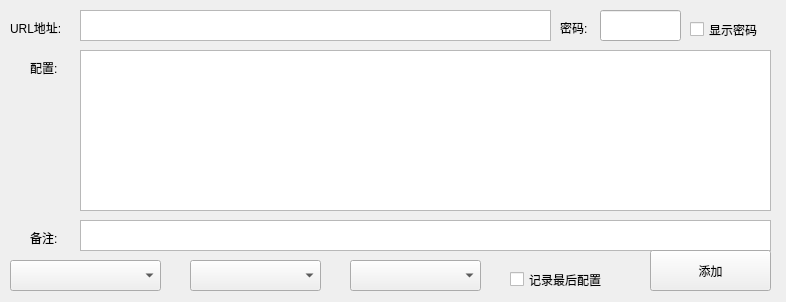
<?xml version="1.0" encoding="UTF-8"?>
<ui version="4.0">
 <class>Form</class>
 <widget class="QWidget" name="Form">
  <property name="geometry">
   <rect>
    <x>0</x>
    <y>0</y>
    <width>786</width>
    <height>302</height>
   </rect>
  </property>
  <property name="windowTitle">
   <string>Form</string>
  </property>
  <widget class="QLabel" name="label">
   <property name="geometry">
    <rect>
     <x>10</x>
     <y>20</y>
     <width>71</width>
     <height>16</height>
    </rect>
   </property>
   <property name="text">
    <string>URL地址:</string>
   </property>
  </widget>
  <widget class="QTextEdit" name="siteurl">
   <property name="geometry">
    <rect>
     <x>80</x>
     <y>10</y>
     <width>471</width>
     <height>31</height>
    </rect>
   </property>
  </widget>
  <widget class="QLabel" name="label_2">
   <property name="geometry">
    <rect>
     <x>560</x>
     <y>20</y>
     <width>41</width>
     <height>16</height>
    </rect>
   </property>
   <property name="text">
    <string>密码:</string>
   </property>
  </widget>
  <widget class="QLabel" name="label_3">
   <property name="geometry">
    <rect>
     <x>30</x>
     <y>60</y>
     <width>41</width>
     <height>16</height>
    </rect>
   </property>
   <property name="text">
    <string>配置:</string>
   </property>
  </widget>
  <widget class="QTextEdit" name="config">
   <property name="geometry">
    <rect>
     <x>80</x>
     <y>50</y>
     <width>691</width>
     <height>161</height>
    </rect>
   </property>
  </widget>
  <widget class="QLabel" name="label_4">
   <property name="geometry">
    <rect>
     <x>30</x>
     <y>230</y>
     <width>41</width>
     <height>16</height>
    </rect>
   </property>
   <property name="text">
    <string>备注:</string>
   </property>
  </widget>
  <widget class="QTextEdit" name="remarks">
   <property name="geometry">
    <rect>
     <x>80</x>
     <y>220</y>
     <width>691</width>
     <height>31</height>
    </rect>
   </property>
  </widget>
  <widget class="QComboBox" name="type_id">
   <property name="geometry">
    <rect>
     <x>10</x>
     <y>260</y>
     <width>151</width>
     <height>31</height>
    </rect>
   </property>
  </widget>
  <widget class="QComboBox" name="script">
   <property name="geometry">
    <rect>
     <x>190</x>
     <y>260</y>
     <width>131</width>
     <height>31</height>
    </rect>
   </property>
  </widget>
  <widget class="QComboBox" name="coding">
   <property name="geometry">
    <rect>
     <x>350</x>
     <y>260</y>
     <width>131</width>
     <height>31</height>
    </rect>
   </property>
  </widget>
  <widget class="QPushButton" name="pushButton">
   <property name="geometry">
    <rect>
     <x>650</x>
     <y>250</y>
     <width>121</width>
     <height>41</height>
    </rect>
   </property>
   <property name="text">
    <string>添加</string>
   </property>
  </widget>
  <widget class="QCheckBox" name="checkBox">
   <property name="geometry">
    <rect>
     <x>510</x>
     <y>270</y>
     <width>121</width>
     <height>19</height>
    </rect>
   </property>
   <property name="text">
    <string>记录最后配置</string>
   </property>
  </widget>
  <widget class="QLineEdit" name="sitepass">
   <property name="geometry">
    <rect>
     <x>600</x>
     <y>10</y>
     <width>81</width>
     <height>31</height>
    </rect>
   </property>
   <property name="echoMode">
    <enum>QLineEdit::Password</enum>
   </property>
  </widget>
  <widget class="QCheckBox" name="pass_checkBox">
   <property name="geometry">
    <rect>
     <x>690</x>
     <y>20</y>
     <width>91</width>
     <height>19</height>
    </rect>
   </property>
   <property name="text">
    <string>显示密码</string>
   </property>
  </widget>
 </widget>
 <tabstops>
  <tabstop>siteurl</tabstop>
  <tabstop>sitepass</tabstop>
  <tabstop>config</tabstop>
  <tabstop>remarks</tabstop>
  <tabstop>type_id</tabstop>
  <tabstop>script</tabstop>
  <tabstop>coding</tabstop>
  <tabstop>checkBox</tabstop>
  <tabstop>pushButton</tabstop>
 </tabstops>
 <resources/>
 <connections/>
</ui>
